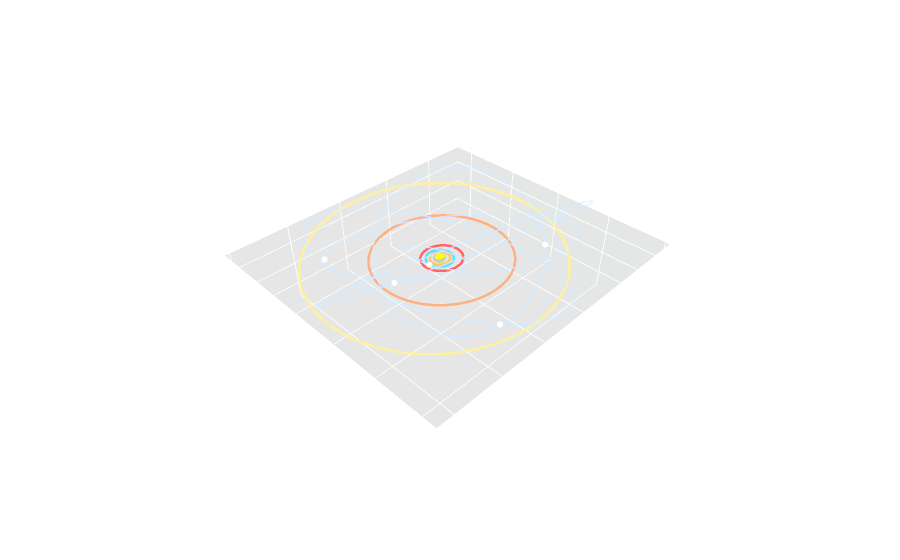

Notebook code for this chart:
### Markdown cell above
3D plots are equally as easy, just call `plotly_3D` instead! Again, we plot in heliocentric ecliptic by default, and now we overplot the ecliptic plane in red to help you orient yourself better. On the Dash app version you can control the transparency of this (including turning it off entirely - if you want to do this here, just change `show_plane` to False), and convert it to the equatorial plane via a toggle button. Planets can be added in the exact same way as before. Play around and try hovering over orbit lines again to see how our toy objects look in 3D this time. Try lining up the XY and XZ planes as in the 2D case above - do they match?

### Code cell
fig3d = plotly_3D(
    lines,
    conic,
    orbit_pos=orbit_pos,
    planet_lines=planet_lines_cache[key],
    planet_id=planet_id,
    plot_sun=True,
    show_plane=True,
    return_fig=True,
)
fig3d

### Figure 1 — Plotly figure (JSON) as saved in the notebook; plotly's stock layout.template omitted (floating-point values rounded to 4 significant figures; data arrays with more than 128 entries replaced by an {"elided": "..."} marker saying what was removed)
{"data": [{"hoverinfo": "skip", "name": "ref-plane", "opacity": 0.5, "showscale": false, "surfacecolor": {"elided": "40x40 float values"}, "type": "surface", "x": {"elided": "40x40 float values"}, "y": {"elided": "40x40 float values"}, "z": {"elided": "40x40 float values"}}, {"hovertemplate": "Mercury<extra></extra>", "line": {"color": "rgba(190,190,190,0.95)", "width": 5}, "meta": {"kind": "Planet"}, "mode": "lines", "name": "Mercury", "showlegend": false, "type": "scatter3d", "x": {"elided": "900 float values"}, "y": {"elided": "900 float values"}, "z": {"elided": "900 float values"}}, {"hovertemplate": "Venus<extra></extra>", "line": {"color": "rgba(255,190,90,0.95)", "width": 5}, "meta": {"kind": "Planet"}, "mode": "lines", "name": "Venus", "showlegend": false, "type": "scatter3d", "x": {"elided": "900 float values"}, "y": {"elided": "900 float values"}, "z": {"elided": "900 float values"}}, {"hovertemplate": "Earth<extra></extra>", "line": {"color": "rgba(90,210,255,0.95)", "width": 5}, "meta": {"kind": "Planet"}, "mode": "lines", "name": "Earth", "showlegend": false, "type": "scatter3d", "x": {"elided": "900 float values"}, "y": {"elided": "900 float values"}, "z": {"elided": "900 float values"}}, {"hovertemplate": "Mars<extra></extra>", "line": {"color": "rgba(255,90,90,0.95)", "width": 5}, "meta": {"kind": "Planet"}, "mode": "lines", "name": "Mars", "showlegend": false, "type": "scatter3d", "x": {"elided": "900 float values"}, "y": {"elided": "900 float values"}, "z": {"elided": "900 float values"}}, {"hovertemplate": "Jupiter<extra></extra>", "line": {"color": "rgba(255,165,120,0.95)", "width": 5}, "meta": {"kind": "Planet"}, "mode": "lines", "name": "Jupiter", "showlegend": false, "type": "scatter3d", "x": {"elided": "900 float values"}, "y": {"elided": "900 float values"}, "z": {"elided": "900 float values"}}, {"hovertemplate": "Saturn<extra></extra>", "line": {"color": "rgba(255,230,150,0.95)", "width": 5}, "meta": {"kind": "Planet"}, "mode": "lines", "name": "Saturn", "showlegend": false, "type": "scatter3d", "x": {"elided": "900 float values"}, "y": {"elided": "900 float values"}, "z": {"elided": "900 float values"}}, {"hovertemplate": "Obj-00<br>e: 0.0100<br>i: 22.25°<br>Ω: 272.91°<br>ω: 81.81°<extra></extra>", "line": {"color": "rgba(144, 167, 209, 0.7)", "width": 3}, "meta": {"kind": "Centaur"}, "mode": "lines", "name": "Obj-00", "showlegend": false, "type": "scatter3d", "x": {"elided": "400 float values"}, "y": {"elided": "400 float values"}, "z": {"elided": "400 float values"}}, {"hovertemplate": "Obj-01<br>e: 0.2192<br>i: 55.61°<br>Ω: 127.63°<br>ω: 199.65°<extra></extra>", "line": {"color": "rgba(144, 167, 209, 0.7)", "width": 3}, "meta": {"kind": "JFC"}, "mode": "lines", "name": "Obj-01", "showlegend": false, "type": "scatter3d", "x": {"elided": "400 float values"}, "y": {"elided": "400 float values"}, "z": {"elided": "400 float values"}}, {"hovertemplate": "Obj-02<br>e: 0.1526<br>i: 38.63°<br>Ω: 349.45°<br>ω: 22.97°<extra></extra>", "line": {"color": "rgba(144, 167, 209, 0.7)", "width": 3}, "meta": {"kind": "Centaur"}, "mode": "lines", "name": "Obj-02", "showlegend": false, "type": "scatter3d", "x": {"elided": "400 float values"}, "y": {"elided": "400 float values"}, "z": {"elided": "400 float values"}}, {"hovertemplate": "Obj-03<br>e: 0.1975<br>i: 49.37°<br>Ω: 321.52°<br>ω: 297.95°<extra></extra>", "line": {"color": "rgba(144, 167, 209, 0.7)", "width": 3}, "meta": {"kind": "Other"}, "mode": "lines", "name": "Obj-03", "showlegend": false, "type": "scatter3d", "x": {"elided": "400 float values"}, "y": {"elided": "400 float values"}, "z": {"elided": "400 float values"}}, {"hovertemplate": "Obj-04<br>e: 0.0720<br>i: 26.60°<br>Ω: 280.22°<br>ω: 227.40°<extra></extra>", "line": {"color": "rgba(144, 167, 209, 0.7)", "width": 3}, "meta": {"kind": "MBA"}, "mode": "lines", "name": "Obj-04", "showlegend": false, "type": "scatter3d", "x": {"elided": "400 float values"}, "y": {"elided": "400 float values"}, "z": {"elided": "400 float values"}}, {"customdata": [["61000.00000", "2025 Nov 2"], ["61000.00000", "2025 Nov 2"], ["61000.00000", "2025 Nov 2"], ["61000.00000", "2025 Nov 2"], ["61000.00000", "2025 Nov 2"]], "hovertemplate": "%{text}<br>@ MJD %{customdata[0]}<br>(%{customdata[1]})<extra></extra>", "marker": {"color": "rgba(255,255,255,0.9)", "size": 3.5}, "meta": {"kind": "epoch"}, "mode": "markers", "showlegend": false, "text": ["Obj-00", "Obj-01", "Obj-02", "Obj-03", "Obj-04"], "type": "scatter3d", "x": [3.598, -5.117, 7.205, 6.974, 2.049], "y": [8.74, 5.236, 3.671, -3.836, 1.092], "z": [1.652, 1.25, 3.939, 1.557, 1.107]}, {"hovertext": "Sun", "marker": {"color": "yellow", "size": 6}, "mode": "markers", "showlegend": false, "type": "scatter3d", "x": [0], "y": [0], "z": [0]}], "layout": {"autosize": true, "font": {"color": "white"}, "margin": {"b": 0, "l": 0, "r": 0, "t": 40}, "paper_bgcolor": "rgba(0,0,0,0)", "plot_bgcolor": "rgba(0,0,0,0)", "scene": {"aspectmode": "data", "camera": {"center": {"x": 0, "y": 0, "z": -0.25}}, "xaxis": {"gridcolor": "rgba(255, 255, 255, 0.02)", "showbackground": false, "title": {"text": "X [AU]"}, "zerolinecolor": "rgba(255, 255, 255, 0.4)"}, "yaxis": {"gridcolor": "rgba(255, 255, 255, 0.02)", "showbackground": false, "title": {"text": "Y [AU]"}, "zerolinecolor": "rgba(255, 255, 255, 0.4)"}, "zaxis": {"gridcolor": "rgba(255, 255, 255, 0.02)", "showbackground": false, "title": {"text": "Z [AU]"}, "zerolinecolor": "rgba(255, 255, 255, 0.4)"}}}}
